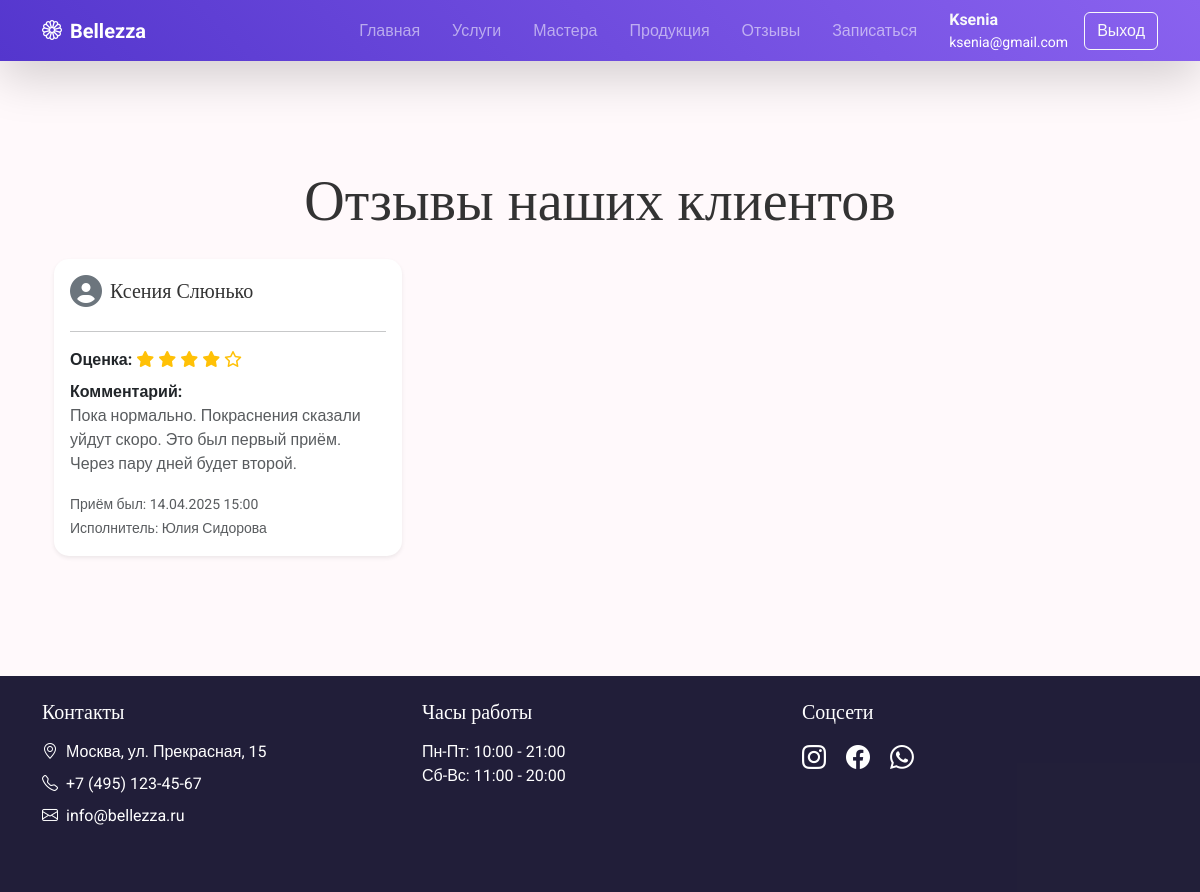
Page /api/v1/beauty_salon/reviews/ (signed in) on the committed database.
### beauty_salon/models.py (models this page shows, shortened)
class Review(models.Model):
    appointment = models.ForeignKey(Appointment, on_delete=models.CASCADE, null=True, blank=True)
    client = models.ForeignKey(Client, on_delete=models.CASCADE, null=True, blank=True)
    rating = models.IntegerField(validators=[MinValueValidator(1), MaxValueValidator(5)])
    comment = models.TextField(blank=True)
    class Meta:
        verbose_name = "Отзыв"
        verbose_name_plural = "Отзывы"

class Client(models.Model):
    user = models.OneToOneField(User, on_delete=models.CASCADE, null=True, blank=True)
    name = models.CharField(max_length=100, verbose_name='ФИО')
    email = models.EmailField(unique=True, verbose_name='email')
    phone = models.CharField(max_length=15, unique=True, verbose_name='Номер телефона')
    birth_date = models.DateField(null=True, blank=True, verbose_name='Дата рождения')
    class Meta:
        verbose_name = "Клиент"
        verbose_name_plural = "Клиенты"

class Appointment(models.Model):
    STATUS_CHOICES = [
        ('pending', 'Ожидает подтверждения'),
        ('confirmed', 'Подтверждена'),
        ('completed', 'Выполнена'),
        ('canceled', 'Отменена'),
    ]
    client = models.ForeignKey(Client, on_delete=models.CASCADE, verbose_name='Клиент')
    employee = models.ForeignKey(Employee, on_delete=models.CASCADE, verbose_name='Исполнитель')
    date = models.DateField(verbose_name='Дата')
    time = models.TimeField(verbose_name='Время')
    service = models.ForeignKey(Service, on_delete=models.CASCADE)
    status = models.CharField(
        max_length=20,
        choices=STATUS_CHOICES,
        default='pending',
        verbose_name='Статус'
    )
    created_at = models.DateTimeField(auto_now_add=True, verbose_name='Создан')
    history = HistoricalRecords(
        verbose_name="История изменений",
        bases=[models.Model],
    )
    class Meta:
        verbose_name = "Запись"
        verbose_name_plural = "Записи"
        ordering = ['-date', '-time']

class Employee(models.Model):
    name = models.CharField(max_length=100, verbose_name='ФИО')
    position = models.CharField(max_length=100, verbose_name='Специализация')
    services = models.ManyToManyField(Service, related_name='employees', verbose_name='Услуги')
    photo = models.ImageField(
        upload_to='employees/',
        null=True,
        blank=True,
        verbose_name='Фотография'
    )
    class Meta:
        verbose_name = "Сотрудник"
        verbose_name_plural = "Сотрудники"

### beauty_salon/views.py (the view)
# urls.py: path('reviews/', views.review_list, name='review_list'),
def review_list(request):
    reviews = Review.objects.all()
    return render(request, 'review_list.html', {'reviews': reviews})

### beauty_salon/templates/review_list.html (shortened to what this page needs)
{% extends "base_generic.html" %}
{% load static %}
{% block content %}
<div class="container my-5">
    <h2 class="text-center mb-4 display-4">Отзывы наших клиентов</h2>
    {% if reviews %}
    <div class="row">
        {% for review in reviews %}
        <div class="col-md-6 col-lg-4 mb-4">
            <div class="card h-100 review-card shadow-sm">
                <div class="card-body d-flex flex-column">
                    <div class="d-flex align-items-center mb-2">
                        <i class="fas fa-user-circle text-secondary fs-2 me-2"></i>
                        <h5 class="mb-0">{{ review.client.name }}</h5>
                    </div>
                    <hr class="mb-3">
                    <div class="mb-2">
                        <strong>Оценка:</strong>
                        {% for i in "12345" %}
                            {% if forloop.counter <= review.rating %}
                                <i class="fas fa-star text-warning"></i>
                            {% else %}
                                <i class="far fa-star text-warning"></i>
                            {% endif %}
                        {% endfor %}
                    </div>
                    <div class="flex-grow-1 mb-3">
                        <strong>Комментарий:</strong>
                        <p class="text-muted mb-0">{{ review.comment|default:"Без комментария" }}</p>
                    </div>
                    {% if review.appointment %}
                    <div class="mt-auto">
                        <small class="text-muted">
                            Приём был:
                            {{ review.appointment.date|date:"d.m.Y" }}
                            {{ review.appointment.time|time:"H:i" }}
                        </small>
                        <br>
                        <small class="text-muted">
                            Исполнитель:
                            {{ review.appointment.employee.name }}
                        </small>
                    </div>
                    {% endif %}
                </div>
            </div>
        </div>
        {% endfor %}
    </div>
    {% else %}
    <div class="alert alert-info text-center">
        Пока нет отзывов.
    </div>
    {% endif %}
</div>
{% endblock %}

### templates/base_generic.html (shortened to what this page needs)
<!DOCTYPE html>
{% load static %}
<html lang="ru">
<head>
    <link href="https://cdn.jsdelivr.net/npm/bootstrap@5.3.0/dist/css/bootstrap.min.css" rel="stylesheet">
    <link rel="stylesheet" href="https://cdnjs.cloudflare.com/ajax/libs/font-awesome/6.4.2/css/all.min.css">
    <link href="{% static 'css/styles.css' %}" rel="stylesheet">
    <link rel="stylesheet" href="https://cdn.jsdelivr.net/npm/bootstrap-icons@1.7.2/font/bootstrap-icons.css">
</head>
<body class="d-flex flex-column min-vh-100">
<header>
    <nav class="navbar navbar-expand-lg navbar-dark fixed-top shadow-lg">
        <div class="container">
            <a class="navbar-brand fw-bold" href="{% url 'home' %}">
                <i class="bi bi-flower1 me-2"></i>Bellezza
            </a>
            <div class="collapse navbar-collapse" id="navbarNav">
                <ul class="navbar-nav ms-auto">
                    <li class="nav-item mx-2">
                        <a class="nav-link" href="{% url 'home' %}">Главная</a>
                    </li>
                    <li class="nav-item mx-2">
                        <a class="nav-link" href="{% url 'service_list' %}">Услуги</a>
                    </li>
                    <li class="nav-item mx-2">
                        <a class="nav-link" href="{% url 'employee_list' %}">Мастера</a>
                    </li>
                    <li class="nav-item mx-2">
                        <a class="nav-link" href="{% url 'product_list' %}">Продукция</a>
                    </li>
                    <li class="nav-item mx-2">
                        <a class="nav-link" href="{% url 'review_list' %}">Отзывы</a>
                    </li>
                    <li class="nav-item mx-2">
                        <a class="nav-link" href="{% url 'appointment_create' %}">Записаться</a>
                    </li>
                </ul>
                <div class="d-flex ms-3 align-items-center">
                    {% if user.is_authenticated %}
                        <a href="{% url 'profile' %}" class="text-decoration-none text-light me-3">
                            <div class="d-flex flex-column">
                                <span class="fw-bold">{{ user.username }}</span>
                                <small class="text-white">{{ user.email }}</small>
                            </div>
                        </a>
                        <form action="{% url 'logout' %}" method="post" class="d-inline">
                            <button type="submit" class="btn btn-outline-light">Выход</button>
                        </form>
                    {% else %}
                        <a href="{% url 'login' %}" class="btn btn-outline-light me-2">Вход</a>
                        <a href="{% url 'register' %}" class="btn btn-light">Регистрация</a>
                    {% endif %}
                </div>
            </div>
        </div>
    </nav>
</header>
    <main class="flex-grow-1 mt-5 pt-4">
        <div class="container py-5">
            {% block content %}{% endblock %}
        </div>
    </main>
    <footer class="text-white mt-auto py-4" style="background-color: #1F1C37FC">
        <div class="container">
            <div class="row">
                <div class="col-md-4 mb-4">
                    <h5 class="mb-3 text-white">Контакты</h5>
                    <ul class="list-unstyled">
                        <li><i class="bi bi-geo-alt me-2"></i>Москва, ул. Прекрасная, 15</li>
                        <li class="my-2"><i class="bi bi-telephone me-2"></i>+7 (495) 123-45-67</li>
                        <li><i class="bi bi-envelope me-2"></i>info@bellezza.ru</li>
                    </ul>
                </div>
                <div class="col-md-4 mb-4">
                    <h5 class="mb-3 text-white">Часы работы</h5>
                    <ul class="list-unstyled">
                        <li>Пн-Пт: 10:00 - 21:00</li>
                        <li>Сб-Вс: 11:00 - 20:00</li>
                    </ul>
                </div>
                <div class="col-md-4 mb-4">
                    <h5 class="mb-3 text-white">Соцсети</h5>
                    <div class="social-links">
                        <a href="#" class="text-white me-3"><i class="bi bi-instagram fs-4"></i></a>
                        <a href="#" class="text-white me-3"><i class="bi bi-facebook fs-4"></i></a>
                        <a href="#" class="text-white"><i class="bi bi-whatsapp fs-4"></i></a>
                    </div>
                </div>
            </div>
        </div>
    </footer>
</body>
</html>

### static/css/styles.css (style rules this page uses)
:root { --primary-color: #dac5fd; --secondary-color: #f0f0f0; --accent-color: #8c7cff; }
body { font-family: "Roboto", sans-serif; background-color: #fff9fb; }
h1, h2, h3, h4, h5 { font-family: "Playfair Display", serif; color: #333; }
.navbar { background: linear-gradient(45deg, #5436cd, #8a62ef); }
.card { transition: transform 0.3s ease; border: none; border-radius: 15px; overflow: hidden; box-shadow: 0 5px 15px rgba(0, 0, 0, 0.1); }

### beauty_salon/templates/review_list.html (style rules this page uses)
.review-card { transition: transform 0.3s ease-in-out; }

### rows in the picture
Review: client.name "Ксения Слюнько", rating 4 (drawn), comment "Пока нормально. Покраснения сказали уйдут скоро. Это был первый приём. Через пару дней будет второй.", appointment "14.04.2025", appointment.time "15:00", appointment.employee.name "Юлия Сидорова"

### other values in the picture
{{ user.username }} "Ksenia"
{{ user.email }} "ksenia@gmail.com"
